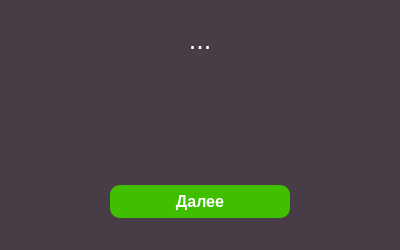
<?xml version="1.0" encoding="UTF-8"?>
<ui version="4.0">
 <class>Form</class>
 <widget class="QWidget" name="Form">
  <property name="geometry">
   <rect>
    <x>0</x>
    <y>0</y>
    <width>400</width>
    <height>250</height>
   </rect>
  </property>
  <property name="windowTitle">
   <string>Form</string>
  </property>
  <property name="styleSheet">
   <string notr="true">background-color: rgb(72, 60, 70);
border-radius:10px;</string>
  </property>
  <widget class="QLabel" name="happy_smile_lb1">
   <property name="geometry">
    <rect>
     <x>30</x>
     <y>175</y>
     <width>55</width>
     <height>55</height>
    </rect>
   </property>
   <property name="text">
    <string/>
   </property>
   <property name="pixmap">
    <pixmap>../images/happy_smile.png</pixmap>
   </property>
   <property name="scaledContents">
    <bool>true</bool>
   </property>
  </widget>
  <widget class="QTextBrowser" name="textBrowser_good">
   <property name="geometry">
    <rect>
     <x>20</x>
     <y>20</y>
     <width>360</width>
     <height>120</height>
    </rect>
   </property>
   <property name="styleSheet">
    <string notr="true">color: rgb(255, 255, 255);
font: 16pt &quot;MS Shell Dlg 2&quot;;</string>
   </property>
   <property name="html">
    <string>&lt;!DOCTYPE HTML PUBLIC &quot;-//W3C//DTD HTML 4.0//EN&quot; &quot;http://www.w3.org/TR/REC-html40/strict.dtd&quot;&gt;
&lt;html&gt;&lt;head&gt;&lt;meta name=&quot;qrichtext&quot; content=&quot;1&quot; /&gt;&lt;style type=&quot;text/css&quot;&gt;
p, li { white-space: pre-wrap; }
&lt;/style&gt;&lt;/head&gt;&lt;body style=&quot; font-family:'MS Shell Dlg 2'; font-size:16pt; font-weight:400; font-style:normal;&quot;&gt;
&lt;p align=&quot;center&quot; style=&quot; margin-top:0px; margin-bottom:0px; margin-left:0px; margin-right:0px; -qt-block-indent:0; text-indent:0px;&quot;&gt;&lt;span style=&quot; font-size:20pt;&quot;&gt;...&lt;/span&gt;&lt;/p&gt;&lt;/body&gt;&lt;/html&gt;</string>
   </property>
  </widget>
  <widget class="QLabel" name="happy_smile_lb2">
   <property name="geometry">
    <rect>
     <x>315</x>
     <y>175</y>
     <width>55</width>
     <height>55</height>
    </rect>
   </property>
   <property name="text">
    <string/>
   </property>
   <property name="pixmap">
    <pixmap>../images/happy_smile_2.png</pixmap>
   </property>
   <property name="scaledContents">
    <bool>true</bool>
   </property>
  </widget>
  <widget class="QPushButton" name="pushButton_next">
   <property name="geometry">
    <rect>
     <x>110</x>
     <y>185</y>
     <width>180</width>
     <height>33</height>
    </rect>
   </property>
   <property name="sizePolicy">
    <sizepolicy hsizetype="Maximum" vsizetype="Maximum">
     <horstretch>0</horstretch>
     <verstretch>0</verstretch>
    </sizepolicy>
   </property>
   <property name="font">
    <font>
     <pointsize>12</pointsize>
     <weight>75</weight>
     <bold>true</bold>
    </font>
   </property>
   <property name="cursor">
    <cursorShape>PointingHandCursor</cursorShape>
   </property>
   <property name="styleSheet">
    <string notr="true">color: rgb(255, 255, 255);
background-color: rgb(63, 191, 0);</string>
   </property>
   <property name="text">
    <string>Далее</string>
   </property>
  </widget>
 </widget>
 <resources/>
 <connections/>
</ui>
